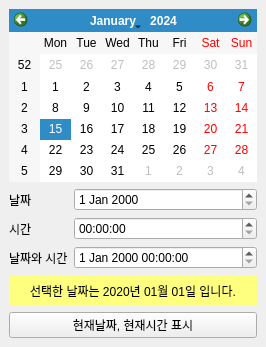
<?xml version="1.0" encoding="UTF-8"?>
<ui version="4.0">
 <class>MainWindow</class>
 <widget class="QMainWindow" name="MainWindow">
  <property name="geometry">
   <rect>
    <x>0</x>
    <y>0</y>
    <width>240</width>
    <height>347</height>
   </rect>
  </property>
  <property name="windowTitle">
   <string>MainWindow</string>
  </property>
  <widget class="QWidget" name="centralwidget">
   <layout class="QVBoxLayout" name="verticalLayout">
    <item>
     <widget class="QCalendarWidget" name="cal"/>
    </item>
    <item>
     <layout class="QFormLayout" name="formLayout">
      <item row="0" column="0">
       <widget class="QLabel" name="Label_2">
        <property name="text">
         <string>날짜</string>
        </property>
       </widget>
      </item>
      <item row="0" column="1">
       <widget class="QDateEdit" name="DateEdit"/>
      </item>
      <item row="1" column="0">
       <widget class="QLabel" name="Label_3">
        <property name="text">
         <string>시간</string>
        </property>
       </widget>
      </item>
      <item row="1" column="1">
       <widget class="QTimeEdit" name="TimeEdit"/>
      </item>
      <item row="2" column="1">
       <widget class="QDateTimeEdit" name="DateTimeEdit"/>
      </item>
      <item row="2" column="0">
       <widget class="QLabel" name="Label">
        <property name="text">
         <string>날짜와 시간</string>
        </property>
       </widget>
      </item>
     </layout>
    </item>
    <item>
     <widget class="QLabel" name="lblMsg">
      <property name="sizePolicy">
       <sizepolicy hsizetype="Preferred" vsizetype="Minimum">
        <horstretch>0</horstretch>
        <verstretch>0</verstretch>
       </sizepolicy>
      </property>
      <property name="minimumSize">
       <size>
        <width>0</width>
        <height>31</height>
       </size>
      </property>
      <property name="maximumSize">
       <size>
        <width>16777215</width>
        <height>31</height>
       </size>
      </property>
      <property name="styleSheet">
       <string notr="true">background-color: rgb(255, 255, 127);</string>
      </property>
      <property name="text">
       <string>선택한 날짜는 2020년 01월 01일 입니다.</string>
      </property>
      <property name="alignment">
       <set>Qt::AlignCenter</set>
      </property>
     </widget>
    </item>
    <item>
     <widget class="QPushButton" name="btnToday">
      <property name="text">
       <string>현재날짜, 현재시간 표시</string>
      </property>
     </widget>
    </item>
   </layout>
  </widget>
 </widget>
 <resources/>
 <connections>
  <connection>
   <sender>DateTimeEdit</sender>
   <signal>dateChanged(QDate)</signal>
   <receiver>cal</receiver>
   <slot>setSelectedDate(QDate)</slot>
   <hints>
    <hint type="sourcelabel">
     <x>215</x>
     <y>293</y>
    </hint>
    <hint type="destinationlabel">
     <x>193</x>
     <y>90</y>
    </hint>
   </hints>
  </connection>
  <connection>
   <sender>DateTimeEdit</sender>
   <signal>timeChanged(QTime)</signal>
   <receiver>TimeEdit</receiver>
   <slot>setTime(QTime)</slot>
   <hints>
    <hint type="sourcelabel">
     <x>185</x>
     <y>285</y>
    </hint>
    <hint type="destinationlabel">
     <x>226</x>
     <y>263</y>
    </hint>
   </hints>
  </connection>
  <connection>
   <sender>DateTimeEdit</sender>
   <signal>dateChanged(QDate)</signal>
   <receiver>DateEdit</receiver>
   <slot>setDate(QDate)</slot>
   <hints>
    <hint type="sourcelabel">
     <x>157</x>
     <y>287</y>
    </hint>
    <hint type="destinationlabel">
     <x>204</x>
     <y>235</y>
    </hint>
   </hints>
  </connection>
  <connection>
   <sender>cal</sender>
   <signal>clicked(QDate)</signal>
   <receiver>DateTimeEdit</receiver>
   <slot>setDate(QDate)</slot>
   <hints>
    <hint type="sourcelabel">
     <x>29</x>
     <y>171</y>
    </hint>
    <hint type="destinationlabel">
     <x>83</x>
     <y>289</y>
    </hint>
   </hints>
  </connection>
  <connection>
   <sender>TimeEdit</sender>
   <signal>timeChanged(QTime)</signal>
   <receiver>DateTimeEdit</receiver>
   <slot>setTime(QTime)</slot>
   <hints>
    <hint type="sourcelabel">
     <x>98</x>
     <y>263</y>
    </hint>
    <hint type="destinationlabel">
     <x>105</x>
     <y>292</y>
    </hint>
   </hints>
  </connection>
  <connection>
   <sender>DateEdit</sender>
   <signal>dateChanged(QDate)</signal>
   <receiver>DateTimeEdit</receiver>
   <slot>setDate(QDate)</slot>
   <hints>
    <hint type="sourcelabel">
     <x>85</x>
     <y>238</y>
    </hint>
    <hint type="destinationlabel">
     <x>86</x>
     <y>293</y>
    </hint>
   </hints>
  </connection>
 </connections>
 <slots>
  <slot>slot1()</slot>
 </slots>
</ui>
